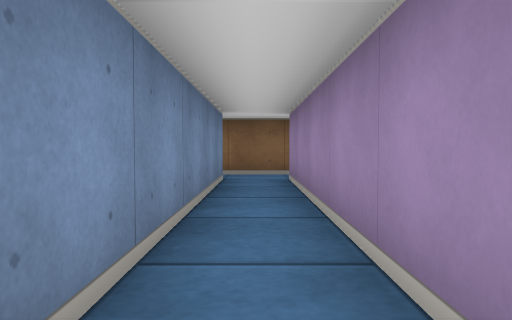
[1] (above)

17 first-person views from a walk through a cub3D maze. The camera is about half as high as the walls, tilts 2° down and sees 70° across. The floor is counted in squares. Each view is taken from the middle of a square. On the plan, view 1 faces up. The plan holds only what a view shows up to about 9 squares ahead; the rest is blank.

[2]
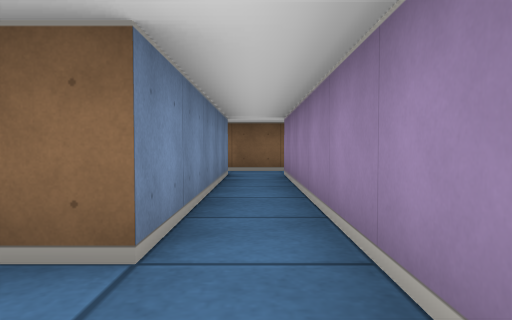

[3]
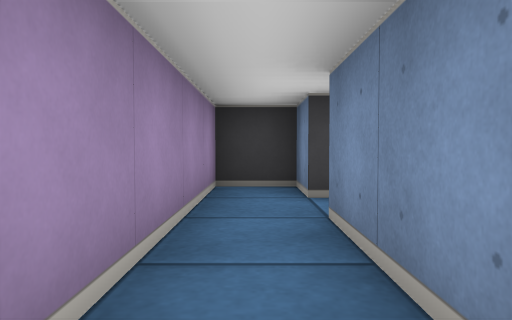

[4]
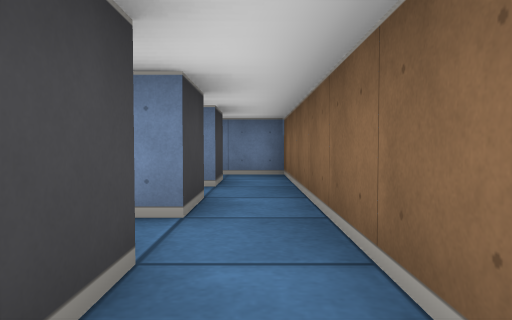

[5]
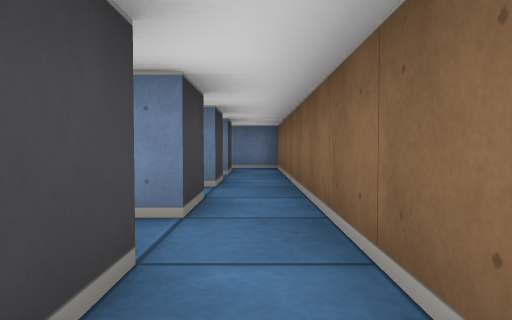

[6]
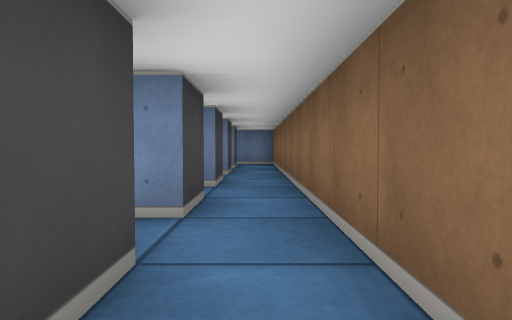

[7]
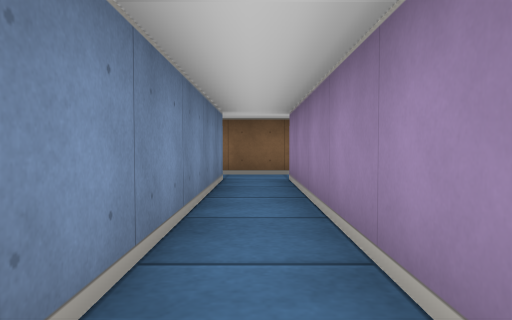

[8]
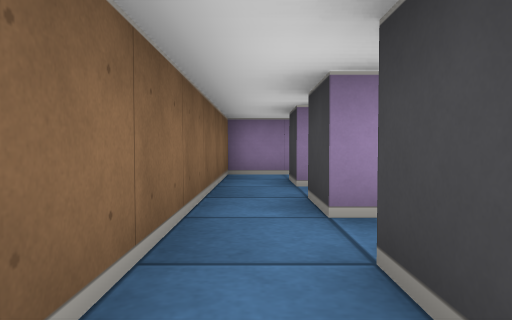

[9]
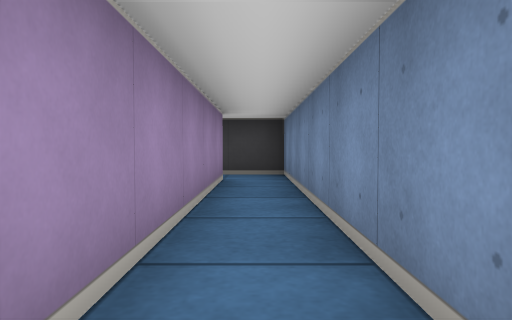

[10]
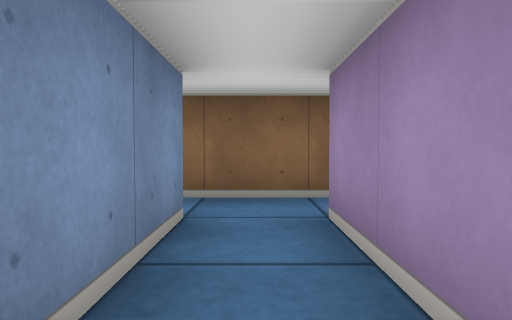

[11]
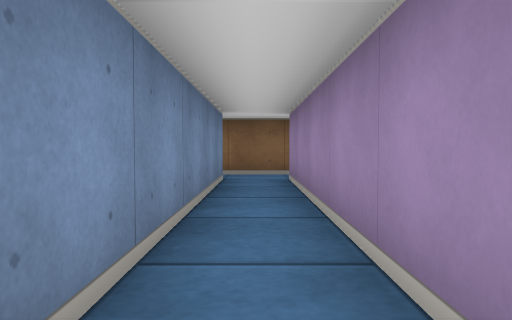

[12]
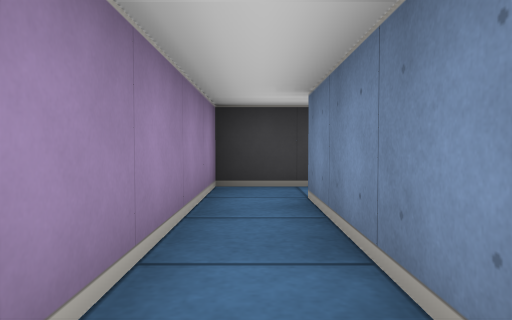

[13]
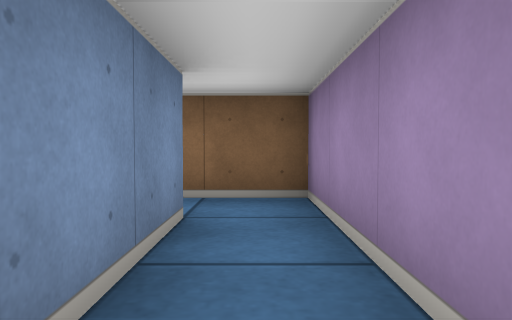

[14]
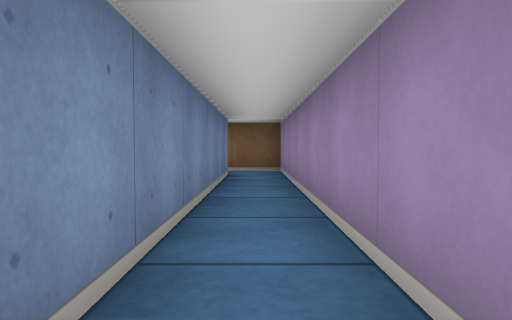

[15]
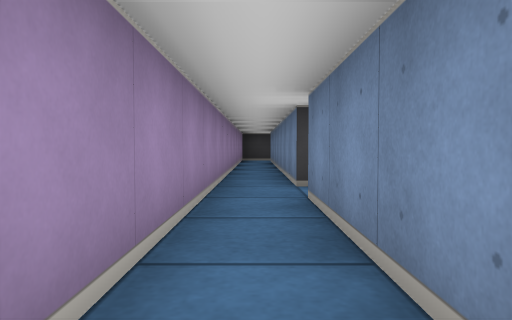

[16]
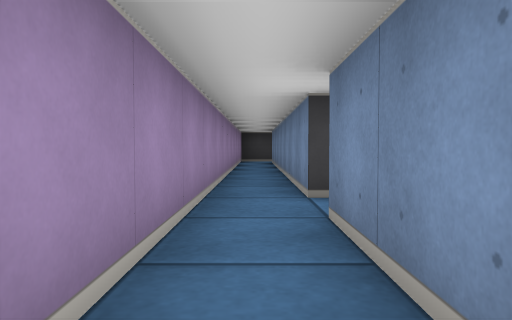

[17]
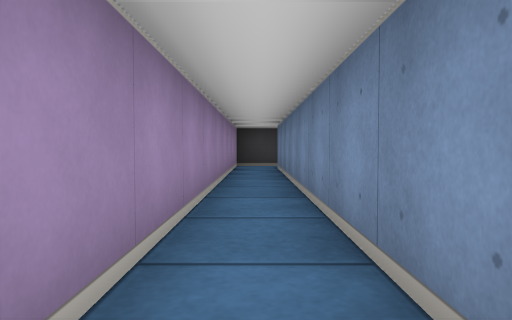

### Floor plan
Points are (right, up) in squares from view 1. A wall is a line through its corners. A room is listed if a view was taken in it or the views show most of it. See-through windows are left out.
Room 1 (views 1, 2, 3)
walls: (-1.5, 5.5) (-0.5, 5.5) (-0.5, 0.5) (-1.1, 0.5); (-0.5, -0.5) (-0.5, -1.5) (0.5, -1.5) (0.5, 5.5); (0.5, 6.5) (-1.5, 6.5)
ways out: opening at (1, 6) to room 2; opening at (-1, 0); opening at (-1, 6)
Room 2 (views 4, 8)
walls: (0.5, 5.5) (1.5, 5.5) (1.5, 5.1); (2.5, 6.5) (0.5, 6.5)
ways out: opening at (1, 6) to room 1; opening at (3, 6) to room 3
Room 3 (views 5, 7, 9)
walls: (4.5, 0.5) (4.5, 5.5); (2.5, 5.5) (3.5, 5.5) (3.5, -0.5) (4.5, -0.5); (4.5, 6.5) (2.5, 6.5)
ways out: opening at (3, 6) to room 2; opening at (5, 0) to room 4; opening at (5, 6) to room 4
Room 4 (views 6, 10, 11, 12)
walls: (4.5, 5.5) (5.5, 5.5) (5.5, 0.5); (6.5, 6.5) (4.5, 6.5); (4.5, -0.5) (6.5, -0.5) (6.5, 5.5)
ways out: opening at (5, 0) to room 3; opening at (5, 6) to room 3; opening at (7, 6) to room 5
Room 5 (views 13, 14, 15, 16, 17)
walls: (7.5, -2.5) (7.5, -10.4); (6.5, 5.5) (7.5, 5.5) (7.5, -1.5); (8.5, -10.9) (8.5, 6.5) (6.5, 6.5)
ways out: opening at (7, 6) to room 4; opening at (7, -2)

Positions as (right, up) in squares from view 1, and headings:
1: (0, 0), facing up
2: (0, -1), facing up
3: (0, 3), facing down
4: (2, 6), facing left
5: (4, 6), facing left
6: (6, 6), facing left
7: (4, 0), facing up
8: (2, 6), facing right
9: (4, 6), facing down
10: (6, 3), facing up
11: (6, 0), facing up
12: (6, 4), facing down
13: (8, 3), facing up
14: (8, -1), facing up
15: (8, 2), facing down
16: (8, 1), facing down
17: (8, -2), facing down
